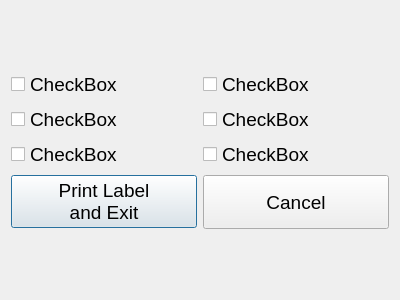
<?xml version="1.0" encoding="UTF-8"?>
<ui version="4.0">
 <class>collectionsDlg</class>
 <widget class="QDialog" name="collectionsDlg">
  <property name="geometry">
   <rect>
    <x>0</x>
    <y>0</y>
    <width>400</width>
    <height>300</height>
   </rect>
  </property>
  <property name="windowTitle">
   <string>Collections Dialog</string>
  </property>
  <layout class="QGridLayout" name="gridLayout_2">
   <item row="0" column="0">
    <layout class="QGridLayout" name="gridLayout">
     <item row="0" column="0">
      <widget class="QCheckBox" name="checkBox_1">
       <property name="font">
        <font>
         <pointsize>14</pointsize>
        </font>
       </property>
       <property name="text">
        <string>CheckBox</string>
       </property>
      </widget>
     </item>
     <item row="2" column="1">
      <widget class="QCheckBox" name="checkBox_6">
       <property name="font">
        <font>
         <pointsize>14</pointsize>
        </font>
       </property>
       <property name="text">
        <string>CheckBox</string>
       </property>
      </widget>
     </item>
     <item row="2" column="0">
      <widget class="QCheckBox" name="checkBox_5">
       <property name="font">
        <font>
         <pointsize>14</pointsize>
        </font>
       </property>
       <property name="text">
        <string>CheckBox</string>
       </property>
      </widget>
     </item>
     <item row="1" column="0">
      <widget class="QCheckBox" name="checkBox_3">
       <property name="font">
        <font>
         <pointsize>14</pointsize>
        </font>
       </property>
       <property name="text">
        <string>CheckBox</string>
       </property>
      </widget>
     </item>
     <item row="0" column="1">
      <widget class="QCheckBox" name="checkBox_2">
       <property name="font">
        <font>
         <pointsize>14</pointsize>
        </font>
       </property>
       <property name="text">
        <string>CheckBox</string>
       </property>
      </widget>
     </item>
     <item row="1" column="1">
      <widget class="QCheckBox" name="checkBox_4">
       <property name="font">
        <font>
         <pointsize>14</pointsize>
        </font>
       </property>
       <property name="text">
        <string>CheckBox</string>
       </property>
      </widget>
     </item>
     <item row="3" column="0">
      <widget class="QPushButton" name="printExitButton">
       <property name="font">
        <font>
         <pointsize>14</pointsize>
        </font>
       </property>
       <property name="text">
        <string>Print Label 
and Exit</string>
       </property>
      </widget>
     </item>
     <item row="3" column="1">
      <widget class="QPushButton" name="cancelBtn">
       <property name="minimumSize">
        <size>
         <width>0</width>
         <height>54</height>
        </size>
       </property>
       <property name="font">
        <font>
         <pointsize>14</pointsize>
        </font>
       </property>
       <property name="text">
        <string>Cancel</string>
       </property>
      </widget>
     </item>
    </layout>
   </item>
  </layout>
 </widget>
 <resources/>
 <connections/>
</ui>
